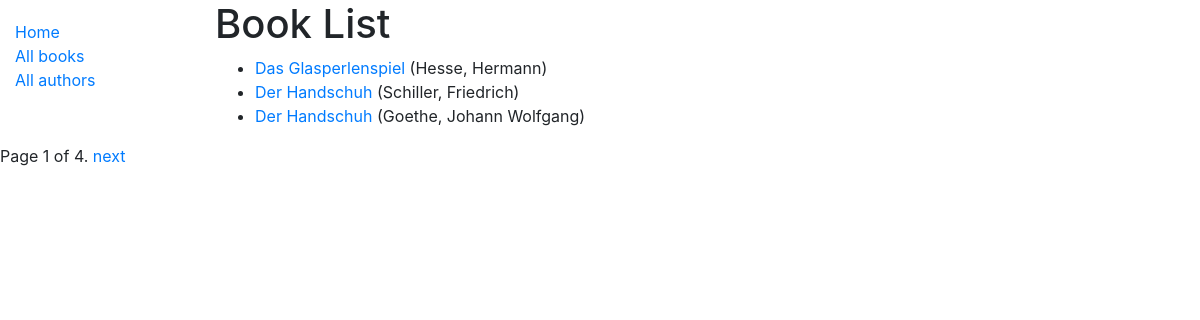
/catalog/books/, run on the app's committed database.
### catalog/models.py (models this page shows, shortened)
class Book(models.Model):
    title = models.CharField(max_length=200)
    author = models.ForeignKey('Author', on_delete=models.SET_NULL, null=True)
    summary = models.TextField(max_length=1000, help_text='Enter a brief description of the book')
    isbn = models.CharField('ISBN', max_length=13, unique=True,
                            help_text='13 Character <a href="https://www.isbn-international.org/content/what-isbn">ISBN number</a>')
    genre = models.ManyToManyField(Genre, help_text='Select a genre for this book')
    language = models.ForeignKey('Language', on_delete=models.SET_NULL, null=True)
    class Meta:
        ordering = ['title']
    def display_genre(self):
        """Create a string for the Genre. This is required to display genre in Admin."""
        return ', '.join(genre.name for genre in self.genre.all()[:3])
    display_genre.short_description = 'Genre'
    def get_absolute_url(self):
        return reverse('book-detail', args=[str(self.id)])

class Author(models.Model):
    first_name = models.CharField(max_length=100)
    last_name = models.CharField(max_length=100)
    date_of_birth = models.DateField(null=True, blank=True)
    date_of_death = models.DateField('Died', null=True, blank=True)
    class Meta:
        ordering = ['last_name', 'first_name']
    def __str__(self):
        return f'{self.last_name}, {self.first_name}'

### catalog/views.py (the view)
# urls.py: path('books/', views.BookListView.as_view(), name='books'),
class BookListView(generic.ListView):
    model = Book
    paginate_by = 3
    def get_queryset(self):
        return Book.objects.filter(title__icontains=FILTER_BOOKS)[:100]  # Get 5 books containing the title war
    def get_context_data(self, **kwargs):
        context = super(BookListView, self).get_context_data(**kwargs)
        context['some_data'] = 'This is just some data'
        return context

### catalog/templates/catalog/book_list.html
{% extends "base_generic.html" %}
{% block content %}
  <h1>Book List</h1>
  {% if object_list %}
  <ul>
    {% for book in object_list %}
      <li>
        <a href="{{ book.get_absolute_url }}">{{ book.title }}</a> ({{book.author}})
      </li>
    {% endfor %}
  </ul>
  {% else %}
    <p>There are no books in the library.</p>
  {% endif %}
{% endblock %}

### data on the page
Book: title "Das Glasperlenspiel", author "Hesse, Hermann"
Book: title "Der Handschuh", author "Schiller, Friedrich"
Book: title "Der Handschuh", author "Goethe, Johann Wolfgang"

### other printed values
{{ page_obj.number }} "1"
{{ page_obj.paginator.num_pages }} "4"
